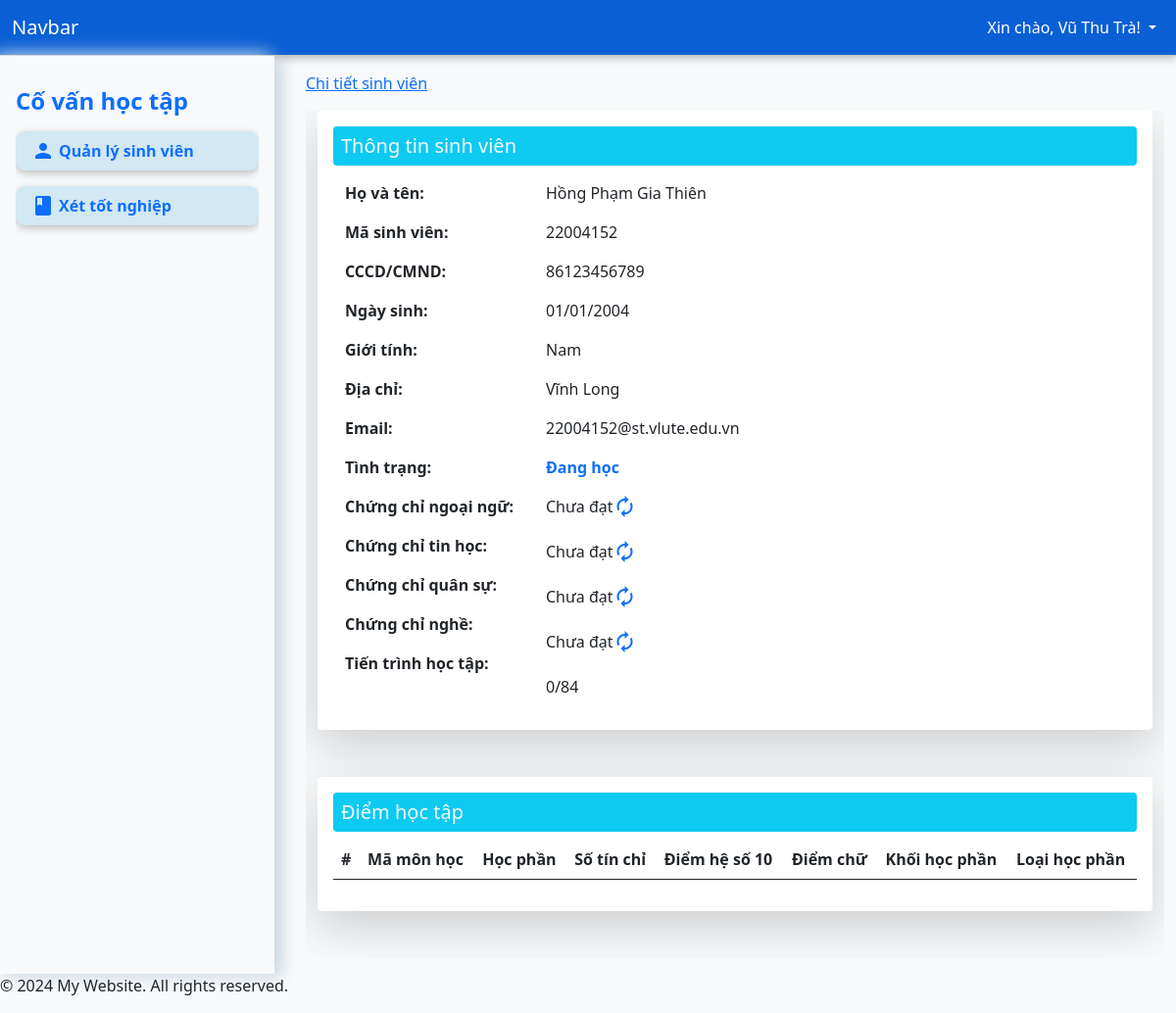
The app's page /?page=detail&student_code=22004152 (signed in) with its own data.
### tables this page shows
CREATE TABLE `students` (
  `id` int(11) NOT NULL,
  `student_code` varchar(50) NOT NULL,
  `full_name` varchar(255) NOT NULL,
  `identity` varchar(255) NOT NULL,
  `dob` date DEFAULT NULL,
  `gender` enum('Nam','Nữ','Khác') NOT NULL DEFAULT 'Nam',
  `address` varchar(255) NOT NULL,
  `email` varchar(255) DEFAULT NULL,
  `status` enum('Đang học','Tạm dừng học','Đã tốt nghiệp','Nghỉ học','Buộc thôi học') DEFAULT 'Đang học',
  `created_at` datetime DEFAULT current_timestamp()
);

### app/controller/DetailController.php (called while the page is built, shortened)
<?php
class DetailController
{
    private $conn;
    public function __construct($conn)
    {
        $this->conn = $conn;
    }
    function index($student_code)
    {
        $student_code = mysqli_real_escape_string($this->conn, $student_code);
        $query = "
        SELECT
        s.*,
        g.grade AS grades,
        g.language as language,
        g.infomatic as infomatic,
        g.military as military,
        g.practising as practising
        FROM students s
        LEFT JOIN grades g ON s.student_code = g.student_code
        WHERE s.student_code = '$student_code'
        ";
        $result = mysqli_query($this->conn, $query);
        $row = mysqli_fetch_assoc($result);
        $grade_courses_count = $row['grades'] ? count(json_decode($row['grades'], true)) : 0;
        $courses_query = "SELECT COUNT(*) as total_courses FROM courses";
        $courses_result = mysqli_query($this->conn, $courses_query);
        $courses_row = mysqli_fetch_assoc($courses_result);
        $total_courses_count = $courses_row['total_courses'];
        $row['grade_courses_count'] = $grade_courses_count;
        $row['total_courses_count'] = $total_courses_count;
        $course_grade = [];
        $row['course_grades'] = $course_grade;
        return $row;
    }
}

### app/views/pages/detail.php (the view, shortened to what this page needs)
<?php
require_once "/xampp/htdocs/app/controller/DetailController.php";
$detailController = new DetailController($conn);
$student_code = $_GET['student_code'];
$students = $detailController->index($student_code);
?>
<nav aria-label="Page navigation">
    <div class="container overflow-hidden">
        <div class="row shadow-lg p-3 mb-5 bg-body rounded">
            <h5 class="bg-info p-2 text-light rounded">Thông tin sinh viên</h5>
            <div class="col-6 col-md-3 mt-2">
                <p class="fw-bold">Họ và tên:</p>
                <p class="fw-bold">Mã sinh viên:</p>
                <p class="fw-bold">CCCD/CMND:</p>
                <p class="fw-bold">Ngày sinh:</p>
                <p class="fw-bold">Giới tính:</p>
                <p class="fw-bold">Địa chỉ:</p>
                <p class="fw-bold">Email:</p>
                <p class="fw-bold">Tình trạng:</p>
                <p class="fw-bold">Chứng chỉ ngoại ngữ:</p>
                <p class="fw-bold">Chứng chỉ tin học:</p>
                <p class="fw-bold">Chứng chỉ quân sự:</p>
                <p class="fw-bold">Chứng chỉ nghề:</p>
                <p class="fw-bold">Tiến trình học tập:</p>
            </div>
            <div class="col-6 col-md-9 mt-2">
                <p><?php echo $students['full_name']; ?></p>
                <p><?php echo $students['student_code']; ?></p>
                <p><?php echo $students['identity']; ?></p>
                <p><?php
                    $dob = $students['dob'];
                    $formatted_dob = DateTime::createFromFormat('Y-m-d', $dob)->format('d/m/Y');
                    echo $formatted_dob; ?>
                </p>
                <p><?php echo $students['gender']; ?></p>
                <p><?php echo $students['address']; ?></p>
                <p><?php echo $students['email']; ?></p>
                <p class="<?php
                            if ($students['status'] == 'Đã tốt nghiệp') {
                                echo 'text-success';
                            } else if ($students['status'] == 'Thôi học  ') {
                                echo 'text-danger';
                            } else {
                                echo 'text-primary';
                            }
                            ?> fw-bold"><?php echo $students['status'] ?></p>
                <p class="d-flex">
                    <?php echo isset($students['language']) ? $students['language'] : "Chưa đạt"; ?>
                    <a type="button" href="/app/controller/GraduateController.php?cert=language&student_code=<?php echo $students['student_code']; ?>&status=<?php echo $students['language']; ?>"><i class="material-icons">autorenew</i></a>
                </p>
                <p class="d-flex">
                    <?php echo isset($students['infomatic']) ? $students['infomatic'] : "Chưa đạt"; ?>
                    <a type="button" href="/app/controller/GraduateController.php?cert=infomatic&student_code=<?php echo $students['student_code']; ?>&status=<?php echo $students['infomatic']; ?>"><i class="material-icons">autorenew</i></a>
                </p>
                <p class="d-flex">
                    <?php echo isset($students['military']) ? $students['military'] : "Chưa đạt"; ?>
                    <a type="button" href="/app/controller/GraduateController.php?cert=military&student_code=<?php echo $students['student_code']; ?>&status=<?php echo $students['military']; ?>"><i class="material-icons">autorenew</i></a>
                </p>
                <p class="d-flex">
                    <?php echo isset($students['practising']) ? $students['practising'] : "Chưa đạt"; ?>
                    <a type="button" href="/app/controller/GraduateController.php?cert=practising&student_code=<?php echo $students['student_code']; ?>&status=<?php echo $students['practising']; ?>"><i class="material-icons">autorenew</i></a>
                </p>
                <p><?php echo $students['grade_courses_count'] . "/" . $students['total_courses_count']; ?></p>
            </div>
        </div>
        <div class="row shadow-lg p-3 mb-5 bg-body rounded">
            <h5 class="bg-info p-2 text-light rounded">Điểm học tập</h5>
            <table class="table">
                <thead>
                    <tr>
                        <th scope="col">#</th>
                        <th scope="col">Mã môn học</th>
                        <th scope="col">Học phần</th>
                        <th scope="col">Số tín chỉ</th>
                        <th scope="col">Điểm hệ số 10</th>
                        <th scope="col">Điểm chữ</th>
                        <th scope="col">Khối học phần</th>
                        <th scope="col">Loại học phần</th>
                    </tr>
                </thead>
            </table>
        </div>
    </div>
</nav>

### records on screen
students: full_name "Hồng Phạm Gia Thiên", student_code "22004152", identity "86123456789", dob "01/01/2004", gender "Nam", address "Vĩnh Long", email "22004152@st.vlute.edu.vn", status "Đang học"

### other values on screen
$_SESSION['auth_user']['username'] "Vũ Thu Trà"
$page_titles[$_GET['page']] "Chi tiết sinh viên"
$students['grade_courses_count'] "0"
$students['total_courses_count'] "84"
